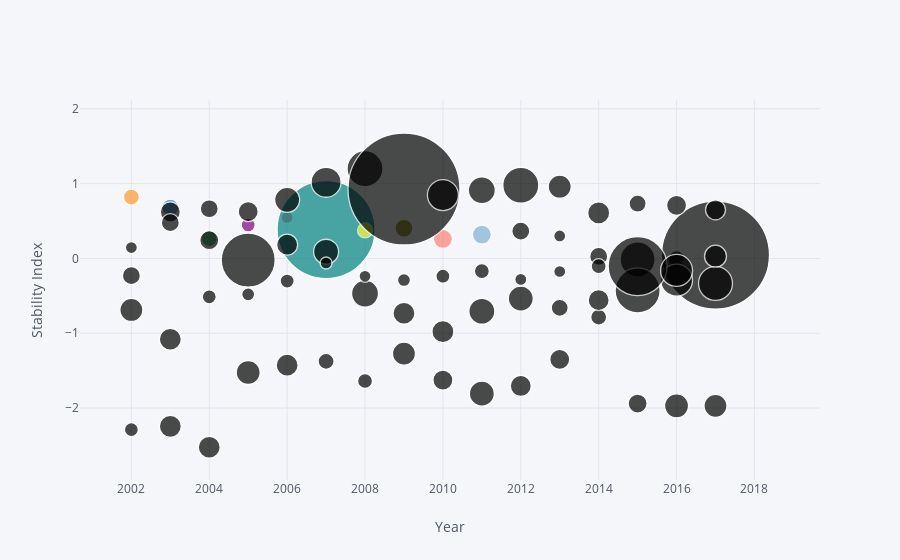

The notebook cell this image was saved under:
### Code cell
select_low_country_df.iplot(kind='bubble', x='Year', mode='markers', y='Total Stability', size='Total Aid', text='Country',
             xTitle='Year', yTitle='Stability Index',
             filename='Aid_vs_Stability_bubbleplot')

### Figure 1 — Plotly figure (JSON) as saved in the notebook; plotly's stock layout.template omitted (floating-point values rounded to 4 significant figures)
{"data": [{"marker": {"color": ["rgb(255, 153, 51)", "rgb(55, 128, 191)", "rgb(50, 171, 96)", "rgb(128, 0, 128)", "rgb(219, 64, 82)", "rgb(0, 128, 128)", "rgb(255, 255, 51)", "rgb(128, 128, 0)", "rgb(251, 128, 114)", "rgb(128, 177, 211)"], "line": {"width": 1.3}, "size": [16, 17, 16, 14, 12, 98, 15, 18, 19, 19, 18, 12, 18, 35, 16, 108, 14, 22, 22, 24, 22, 16, 15, 23, 20, 25, 21, 20, 16, 19, 24, 23, 18, 20, 19, 54, 21, 25, 27, 22, 22, 26, 25, 17, 21, 45, 32, 34, 12, 18, 18, 20, 25, 30, 36, 112, 31, 27, 36, 23, 22, 17, 20, 20, 23, 22, 14, 13, 14, 12, 12, 13, 14, 15, 12, 12, 15, 59, 32, 22], "symbol": "circle"}, "mode": "markers", "text": ["Benin", "Benin", "Benin", "Benin", "Benin", "Benin", "Benin", "Benin", "Benin", "Benin", "Benin", "Benin", "Benin", "Benin", "Benin", "Benin", "Burundi", "Burundi", "Burundi", "Burundi", "Burundi", "Burundi", "Burundi", "Burundi", "Burundi", "Burundi", "Burundi", "Burundi", "Burundi", "Burundi", "Burundi", "Burundi", "Madagascar", "Madagascar", "Madagascar", "Madagascar", "Madagascar", "Madagascar", "Madagascar", "Madagascar", "Madagascar", "Madagascar", "Madagascar", "Madagascar", "Madagascar", "Madagascar", "Madagascar", "Madagascar", "Namibia", "Namibia", "Namibia", "Namibia", "Namibia", "Namibia", "Namibia", "Namibia", "Namibia", "Namibia", "Namibia", "Namibia", "Namibia", "Namibia", "Namibia", "Namibia", "Sierra Leone", "Sierra Leone", "Sierra Leone", "Sierra Leone", "Sierra Leone", "Sierra Leone", "Sierra Leone", "Sierra Leone", "Sierra Leone", "Sierra Leone", "Sierra Leone", "Sierra Leone", "Sierra Leone", "Sierra Leone", "Sierra Leone", "Sierra Leone"], "type": "scatter", "uid": "d64e71ee-b536-4f05-bdba-88b6998216ed", "x": [2002, 2003, 2004, 2005, 2006, 2007, 2008, 2009, 2010, 2011, 2012, 2013, 2014, 2015, 2016, 2017, 2002, 2003, 2004, 2005, 2006, 2007, 2008, 2009, 2010, 2011, 2012, 2013, 2014, 2015, 2016, 2017, 2002, 2003, 2004, 2005, 2006, 2007, 2008, 2009, 2010, 2011, 2012, 2013, 2014, 2015, 2016, 2017, 2002, 2003, 2004, 2005, 2006, 2007, 2008, 2009, 2010, 2011, 2012, 2013, 2014, 2015, 2016, 2017, 2002, 2003, 2004, 2005, 2006, 2007, 2008, 2009, 2010, 2011, 2012, 2013, 2014, 2015, 2016, 2017], "y": [0.8203, 0.6791, 0.2651, 0.4468, 0.547, 0.3861, 0.3746, 0.4033, 0.2613, 0.3184, 0.3644, 0.3012, 0.02714, -0.01351, -0.002027, 0.04533, -2.288, -2.245, -2.524, -1.525, -1.427, -1.375, -1.638, -1.273, -1.626, -1.807, -1.705, -1.35, -0.7844, -1.94, -1.971, -1.97, -0.23, 0.6217, 0.2443, -0.02151, 0.1835, 0.08966, -0.4701, -0.7329, -0.9783, -0.7056, -0.5361, -0.66, -0.5572, -0.4274, -0.2901, -0.3341, 0.1453, 0.4777, 0.6645, 0.6253, 0.783, 1.018, 1.2, 0.9282, 0.8469, 0.9117, 0.9781, 0.9588, 0.6087, 0.7331, 0.7101, 0.6501, -0.6886, -1.08, -0.5133, -0.4793, -0.3022, -0.06083, -0.2381, -0.2885, -0.2366, -0.1684, -0.2799, -0.1747, -0.104, -0.1025, -0.1599, 0.02983]}], "layout": {"legend": {"bgcolor": "#F5F6F9", "font": {"color": "#4D5663"}}, "paper_bgcolor": "#F5F6F9", "plot_bgcolor": "#F5F6F9", "title": {"font": {"color": "#4D5663"}}, "xaxis": {"gridcolor": "#E1E5ED", "showgrid": true, "tickfont": {"color": "#4D5663"}, "title": {"font": {"color": "#4D5663"}, "text": "Year"}, "zerolinecolor": "#E1E5ED"}, "yaxis": {"gridcolor": "#E1E5ED", "showgrid": true, "tickfont": {"color": "#4D5663"}, "title": {"font": {"color": "#4D5663"}, "text": "Stability Index"}, "zerolinecolor": "#E1E5ED"}}}
